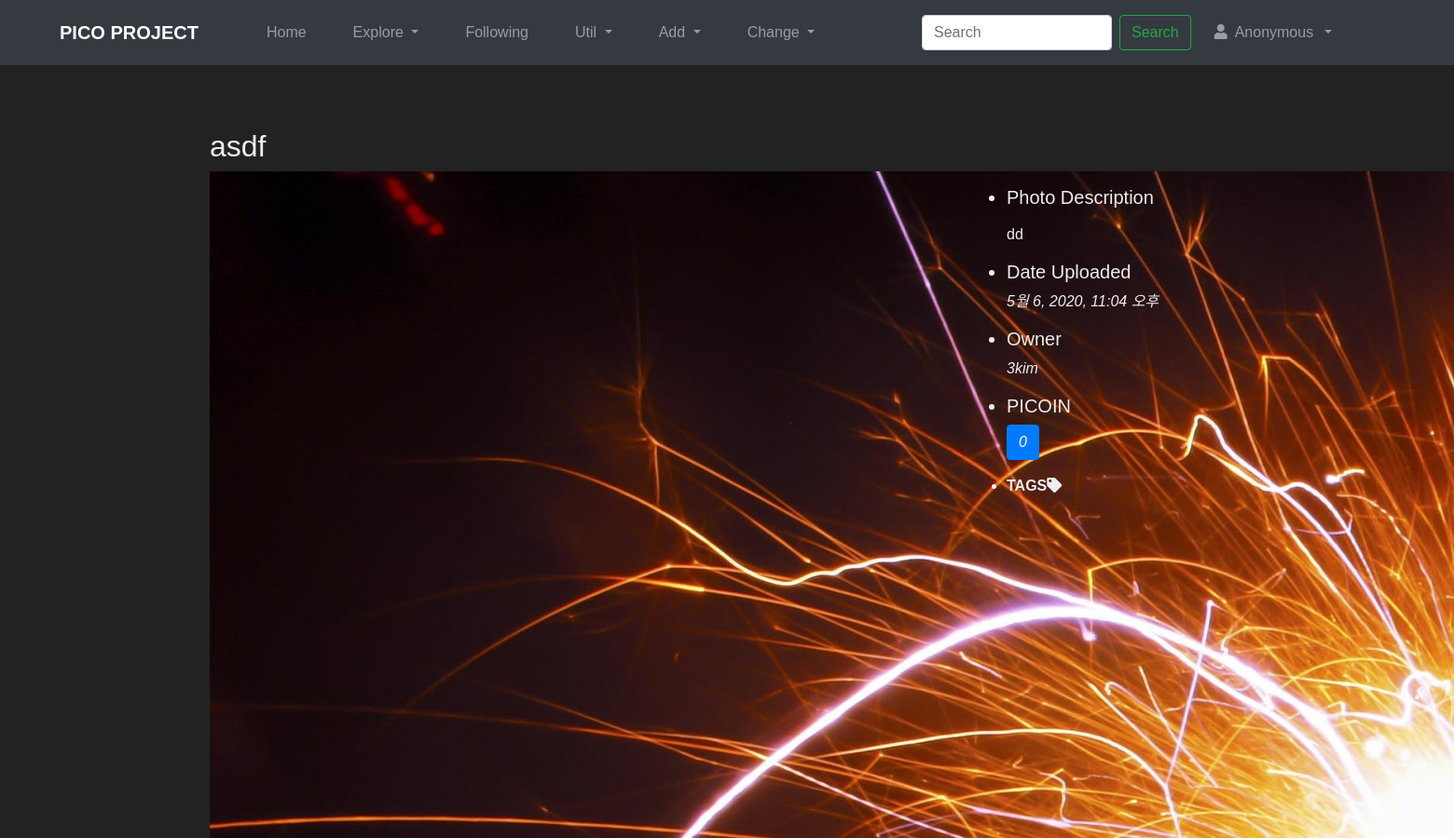
/explore/4/ (upper part), run on an earlier commit of the app's database.
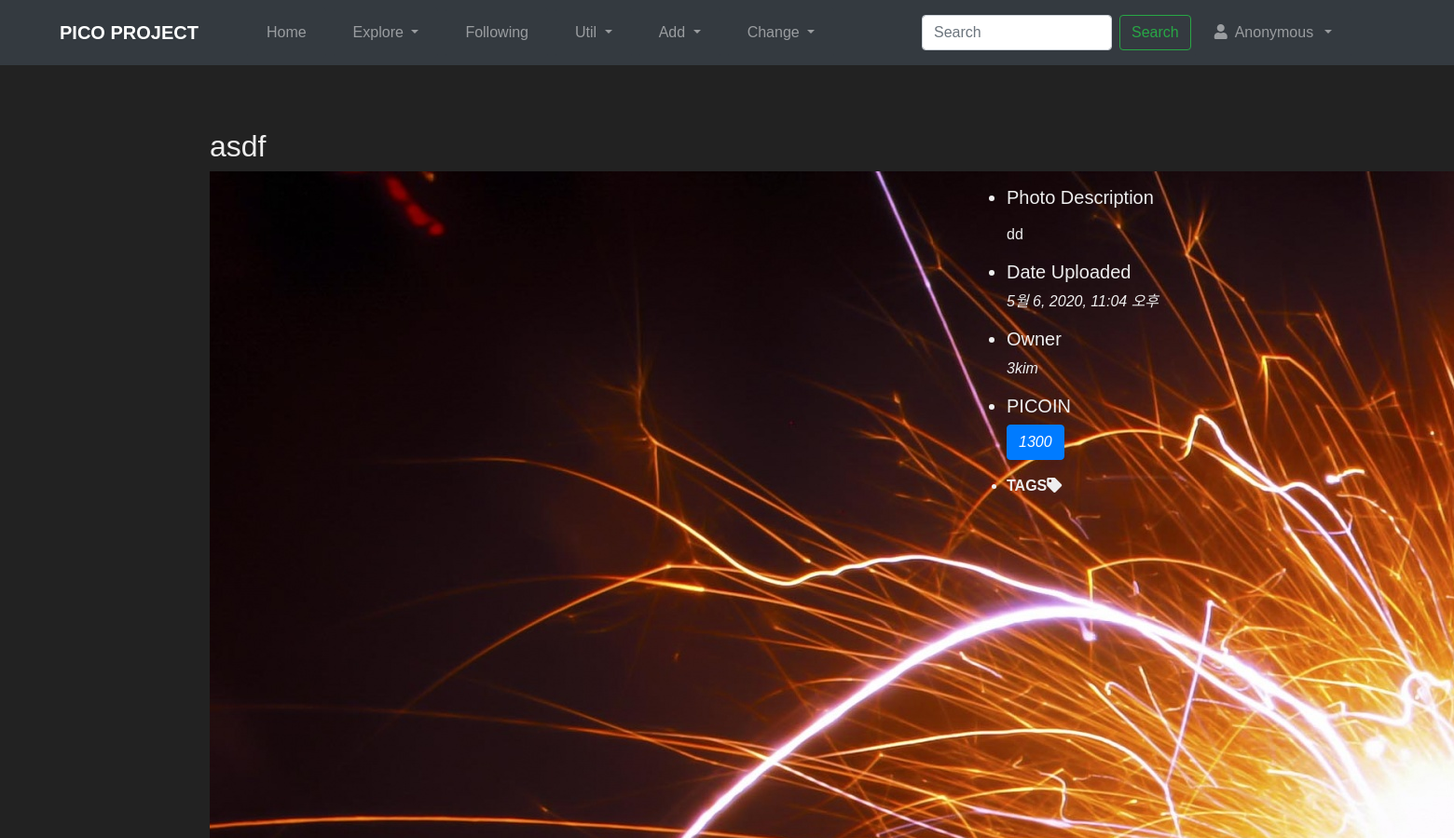
And on a later commit of the database.
### photo/models.py (models this page shows, shortened)
class Photo(models.Model):
    title = models.CharField('TITLE', max_length=30)
    description = models.TextField('Photo Description', blank=True)
    tags = TaggableManager(blank=True)
    PICOIN = models.PositiveIntegerField(default=0, verbose_name='PICOIN')
    image = models.ImageField('IMAGE', upload_to='SorlPhoto/%Y')
    upload_dt = models.DateTimeField('Upload Date', auto_now_add=True)
    owner = models.ForeignKey(User, on_delete=models.CASCADE, verbose_name='OWNER', blank=True, null=True)

### photo/views.py (the view)
# urls.py: path('<int:pk>/', views.PhotoDV.as_view(), name='photo_detail'),
class PhotoDV(DetailView):
    model = Photo

### photo/templates/photo/photo_detail.html (shortened to what this page needs)
{% extends "base.html" %}
{% load disqus_tags %}
{% block content %}
<h2 class="mt-5">{{ object.title }}</h2>
<div class="row">
    <div class="col-md-9">
        <a href="{{ object.image.url }}">
            <img src="{{ object.image.url }}" sylte="width: 100%;">
        </a>
    </div>
    <ul class="col-md-3 mt-3">
        <li class="h5">Photo Description</li>
        {% if object.description %}
        <p>{{ object.description|linebreaks }}</p>
        {% else %}
        <p>{{ blank }}</p>
        {% endif %}
        <li class="h5">Date Uploaded</li>
        <p class="font-italic">{{ object.upload_dt }}</p>
        <li class="h5">Owner</li>
        <p class="font-italic">{{ object.owner.username }}</p>
        <li class="h5">PICOIN</li>
        <p class="font-italic"><a href="{% url 'photo:photo_pico_log' object.id %}" class="btn btn-primary">{{ object.PICOIN }}</a></p>
        <li>
            <div>
                <b>TAGS</b><i class="fas fa-tag"></i>
                {% load taggit_templatetags2_tags %}
            </div>
        </li>
    </ul>
</div>
{% ifnotequal request.user.username object.owner.username %}
<br>
{% endifnotequal %}
{% endblock %}

What changed in the data, as far as the page shows it:
changed Photo "asdf": PICOIN "0" → "1300"
